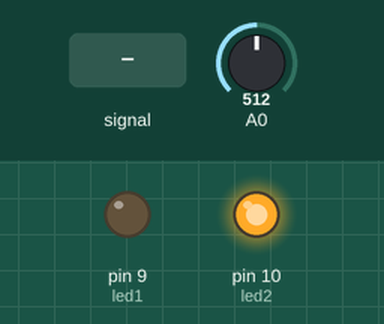
Bench run of a sketch on a simulated Arduino Uno, built with avr-gcc and run on an emulated ATmega328P. On the bench: output pins drawn as LEDs (lit = HIGH). The inputs (shaded band) are chosen by the test bench; at power-on: A0 = 512. What the sketch prints to the serial monitor is not drawn.

Above: at 1.2 s.
1.3 s: A0 fed a 200 Hz sine of ±460 counts around its level
At 1.6 s:
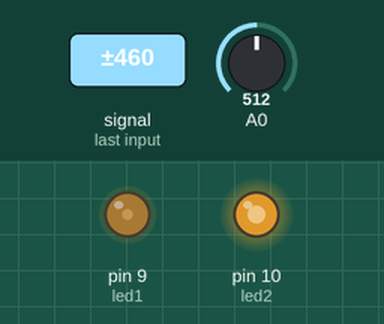
2.8 s: A0 set to 716
At 3.5 s:
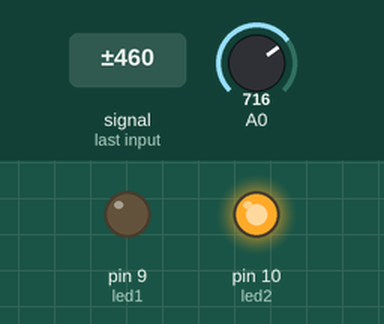
4.3 s: A0 set to 207
5.8 s: A0 set to 184
At 6.7 s:
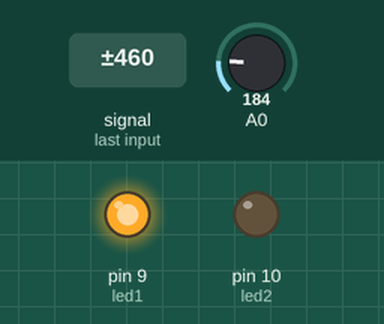
7.3 s: A0 set to 210
At 7.8 s:
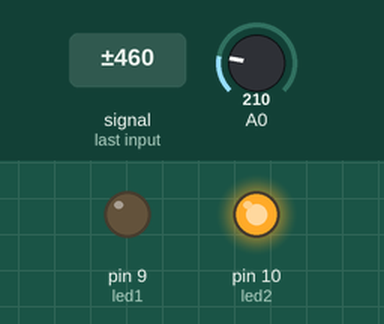
8.8 s: A0 set to 190
At 10.2 s:
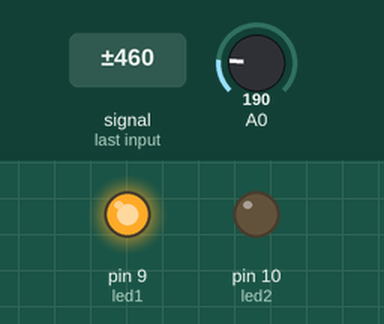
Timing chart, 0 to 11.3 s (numbered marks = the images above; inputs shaded):
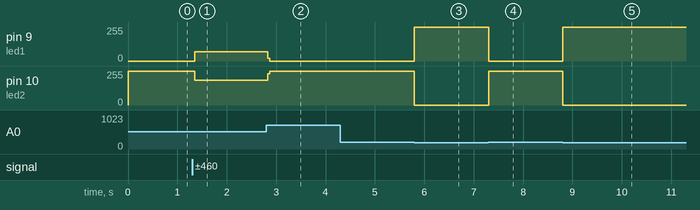

The sketch:

q20.ino
```cpp
int led1 = 9;
int led2 = 10;

void setup() {
  Serial.begin(115200);
  pinMode(led1,OUTPUT);
  pinMode(led2,OUTPUT);

}

void loop() {
  int Temp = analogRead(A0);
  Serial.println(Temp);

  if(Temp<200){
    digitalWrite(led1,1);
    digitalWrite(led2,0);
  } else{
    digitalWrite(led1,0);
    digitalWrite(led2,1);
  }
}
```

Measured:
- the behaviour switches between 200 and 199 on A0 (found by bisection; images 2 and 3)
- after the input at 1.3 s, pin 9 (led1): 0/255 → 68/255 after 0.05 s; pin 10 (led2): 255/255 → 187/255 after 0.05 s
- after the input at 2.8 s, pin 9 (led1): 68/255 → 0/255 at once; pin 10 (led2): 187/255 → 255/255 at once
- after the input at 5.8 s, pin 9 (led1): 0/255 → 255/255 at once; pin 10 (led2): 255/255 → 0/255 at once
- after the input at 7.3 s, pin 9 (led1): 255/255 → 0/255 at once; pin 10 (led2): 0/255 → 255/255 at once
- after the input at 8.8 s, pin 9 (led1): 0/255 → 255/255 at once; pin 10 (led2): 255/255 → 0/255 at once
